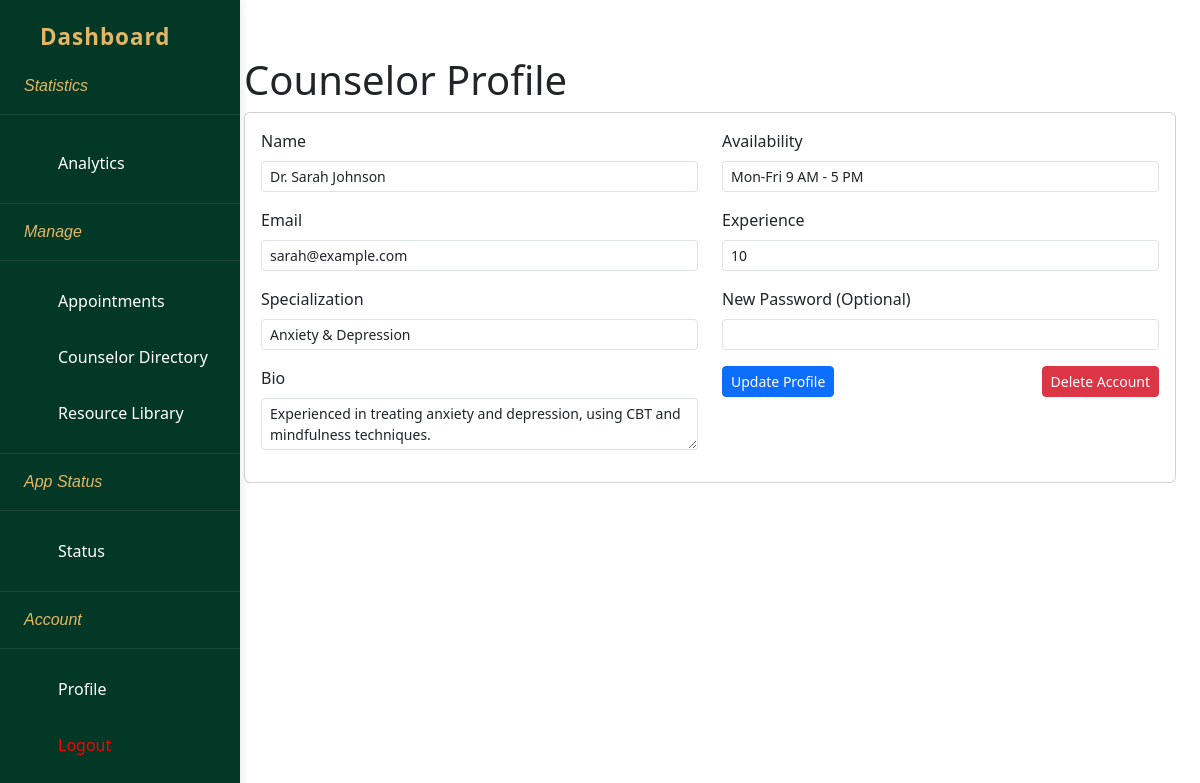
Page /project-root/admindashboard/adminIndex.php (signed in) on the committed database.
### tables this page shows
CREATE TABLE `counselors` (
  `id` int(11) NOT NULL,
  `name` varchar(100) NOT NULL,
  `email` varchar(100) NOT NULL,
  `password` varchar(255) NOT NULL,
  `specialization` varchar(100) NOT NULL,
  `bio` text DEFAULT NULL,
  `active` tinyint(1) DEFAULT 1,
  `created_at` timestamp NOT NULL DEFAULT current_timestamp(),
  `updated_at` timestamp NOT NULL DEFAULT current_timestamp() ON UPDATE current_timestamp(),
  `availability` varchar(255) NOT NULL,
  `experience` int(11) NOT NULL
);

### project-root/admindashboard/adminIndex.php (called while the page is built)
<?php include('../admindashboard/adminProfile.php');?>

### project-root/admindashboard/adminProfile.php (the view, shortened to what this page needs)
<?php
include('adminHeader.php');
function fetchCounselorData($pdo, $email) {
    $sql = "SELECT id, name, email, specialization, bio, availability, experience FROM counselors WHERE email = :email";
    $stmt = $pdo->prepare($sql);
    $stmt->execute(['email' => $email]);
    return $stmt->fetch(PDO::FETCH_ASSOC);
}
$pdo = getDb();
$counselor = fetchCounselorData($pdo, $_SESSION['user_email']);
?>
<!DOCTYPE html>
<html lang="en">
<head>
    <link href="https://cdn.jsdelivr.net/npm/bootstrap@5.3.0-alpha1/dist/css/bootstrap.min.css" rel="stylesheet">
    <link href="../assets/css/adashboard/adminprofile.css" rel="stylesheet">
</head>
<body>
    <div class="container-fluid mt-2 px-4" style="margin-left: 220px; max-width: calc(100% - 220px);">
        <div class="row">
            <div class="col-12">
                <h1 class="mb-2">Counselor Profile</h1>
                <?php if ($counselor): ?>
                    <div class="card">
                        <div class="card-body">
                            <form method="POST" class="row">
                                <div class="col-md-6">
                                    <div class="mb-3">
                                        <label for="name" class="form-label">Name</label>
                                        <input type="text" class="form-control form-control-sm" id="name" name="name" value="<?php echo htmlspecialchars($counselor['name']); ?>" required>
                                    </div>
                                    <div class="mb-3">
                                        <label for="email" class="form-label">Email</label>
                                        <input type="email" class="form-control form-control-sm" id="email" name="email" value="<?php echo htmlspecialchars($counselor['email']); ?>" required>
                                    </div>
                                    <div class="mb-3">
                                        <label for="specialization" class="form-label">Specialization</label>
                                        <input type="text" class="form-control form-control-sm" id="specialization" name="specialization" value="<?php echo htmlspecialchars($counselor['specialization']); ?>" required>
                                    </div>
                                    <div class="mb-3">
                                        <label for="bio" class="form-label">Bio</label>
                                        <textarea class="form-control form-control-sm" id="bio" name="bio" required><?php echo htmlspecialchars($counselor['bio']); ?></textarea>
                                    </div>
                                </div>
                                <div class="col-md-6">
                                    <div class="mb-3">
                                        <label for="availability" class="form-label">Availability</label>
                                        <input type="text" class="form-control form-control-sm" id="availability" name="availability" value="<?php echo htmlspecialchars($counselor['availability']); ?>" required>
                                    </div>
                                    <div class="mb-3">
                                        <label for="experience" class="form-label">Experience</label>
                                        <input type="number" class="form-control form-control-sm" id="experience" name="experience" value="<?php echo htmlspecialchars($counselor['experience']); ?>" required>
                                    </div>
                                    <div class="mb-3">
                                        <label for="password" class="form-label">New Password (Optional)</label>
                                        <input type="password" class="form-control form-control-sm" id="password" name="password">
                                    </div>
                                    <div class="d-flex justify-content-between align-items-center mt-3">
                                        <button type="submit" name="update_profile" class="btn btn-primary btn-sm">Update Profile</button>
                                        <button type="submit" name="delete_profile" class="btn btn-danger btn-sm" onclick="return confirm('❗\u{1F534} Are you sure you want to delete your account? This action cannot be undone.')">Delete Account</button>
                                    </div>
                                </div>
                            </form>
                        </div>
                    </div>
                <?php else: ?>
                    <p>No counselor data found.</p>
                <?php endif; ?>
            </div>
        </div>
    </div>
</body>
</html>

### rows in the picture
counselors: name "Dr. Sarah Johnson", email "sarah@example.com", specialization "Anxiety & Depression", bio "Experienced in treating anxiety and depression, using CBT and mindfulness techniques.", availability "Mon-Fri 9 AM - 5 PM", experience "10"
